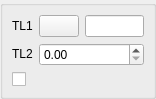
<ui version="4.0" >
 <class>DlgRef_1Sel1Spin1Check_QTD</class>
 <widget class="QWidget" name="DlgRef_1Sel1Spin1Check_QTD" >
  <property name="geometry" >
   <rect>
    <x>0</x>
    <y>0</y>
    <width>156</width>
    <height>89</height>
   </rect>
  </property>
  <property name="windowTitle" >
   <string/>
  </property>
  <layout class="QGridLayout" >
   <property name="leftMargin" >
    <number>0</number>
   </property>
   <property name="topMargin" >
    <number>0</number>
   </property>
   <property name="rightMargin" >
    <number>0</number>
   </property>
   <property name="bottomMargin" >
    <number>0</number>
   </property>
   <property name="horizontalSpacing" >
    <number>6</number>
   </property>
   <property name="verticalSpacing" >
    <number>6</number>
   </property>
   <item row="0" column="0" >
    <widget class="QGroupBox" name="GroupBox1" >
     <property name="title" >
      <string/>
     </property>
     <layout class="QGridLayout" >
      <property name="leftMargin" >
       <number>9</number>
      </property>
      <property name="topMargin" >
       <number>9</number>
      </property>
      <property name="rightMargin" >
       <number>9</number>
      </property>
      <property name="bottomMargin" >
       <number>9</number>
      </property>
      <property name="horizontalSpacing" >
       <number>6</number>
      </property>
      <property name="verticalSpacing" >
       <number>6</number>
      </property>
      <item row="2" column="0" colspan="3" >
       <widget class="QCheckBox" name="CheckButton1" >
        <property name="text" >
         <string/>
        </property>
       </widget>
      </item>
      <item row="1" column="0" >
       <widget class="QLabel" name="TextLabel2" >
        <property name="sizePolicy" >
         <sizepolicy vsizetype="Fixed" hsizetype="Fixed" >
          <horstretch>0</horstretch>
          <verstretch>0</verstretch>
         </sizepolicy>
        </property>
        <property name="text" >
         <string>TL2</string>
        </property>
        <property name="wordWrap" >
         <bool>false</bool>
        </property>
       </widget>
      </item>
      <item row="1" column="1" colspan="2" >
       <widget class="SalomeApp_DoubleSpinBox" name="SpinBox_DX" />
      </item>
      <item row="0" column="0" >
       <widget class="QLabel" name="TextLabel1" >
        <property name="sizePolicy" >
         <sizepolicy vsizetype="Fixed" hsizetype="Fixed" >
          <horstretch>0</horstretch>
          <verstretch>0</verstretch>
         </sizepolicy>
        </property>
        <property name="text" >
         <string>TL1</string>
        </property>
        <property name="wordWrap" >
         <bool>false</bool>
        </property>
       </widget>
      </item>
      <item row="0" column="2" >
       <widget class="QLineEdit" name="LineEdit1" />
      </item>
      <item row="0" column="1" >
       <widget class="QPushButton" name="PushButton1" >
        <property name="sizePolicy" >
         <sizepolicy vsizetype="Fixed" hsizetype="Fixed" >
          <horstretch>0</horstretch>
          <verstretch>0</verstretch>
         </sizepolicy>
        </property>
        <property name="text" >
         <string/>
        </property>
       </widget>
      </item>
     </layout>
    </widget>
   </item>
  </layout>
 </widget>
 <layoutdefault spacing="6" margin="11" />
 <pixmapfunction>qPixmapFromMimeSource</pixmapfunction>
 <customwidgets>
  <customwidget>
   <class>SalomeApp_DoubleSpinBox</class>
   <extends>QDoubleSpinBox</extends>
   <header location="global" >gui/SalomeApp_DoubleSpinBox.h</header>
  </customwidget>
 </customwidgets>
 <tabstops>
  <tabstop>PushButton1</tabstop>
  <tabstop>LineEdit1</tabstop>
  <tabstop>SpinBox_DX</tabstop>
  <tabstop>CheckButton1</tabstop>
 </tabstops>
 <resources/>
 <connections/>
</ui>
